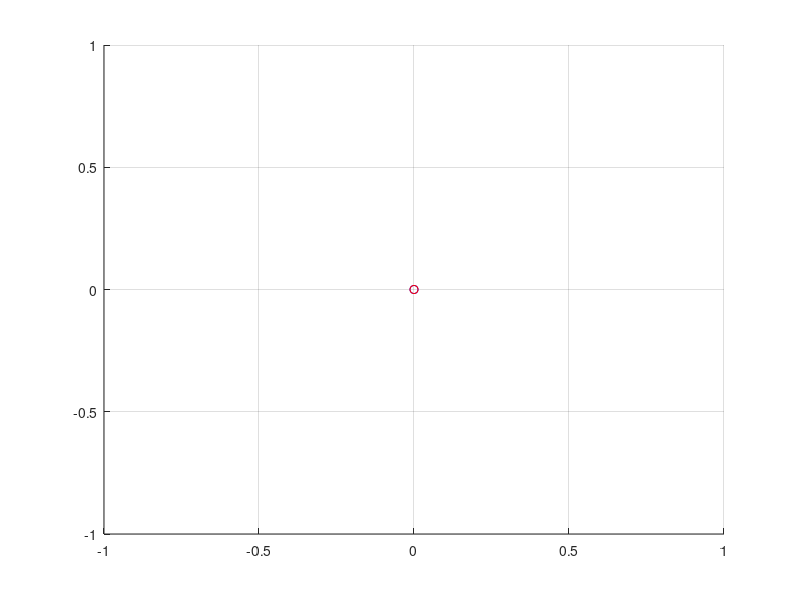

Here is the MATLAB script that generated this plot:
clc
clear




%Datos de entrada
theta = deg2rad(input('Introduce el angulo de lanzamiento: ')); %grados deg a radianes 61
vo = input('Introduce la velocidad inicial del disparo: '); %180
b = input('Introduce la resistencia al aire: '); %coeficiente de viscosidad
pps = input('Introduce pps (puntos por segundo): '); %Puntos por segundo. Mientras mas pps, mas precision de datos,
%                         pero menos preciso el tiempo.

%Valores que quedaran constantes en ambos casos
g = 9.8;
vox = vo.*cos(theta); %Velocidad inicial en x
voy = vo.*sin(theta);

spd = 1; %Para apresurar el codigo

grid on

%Sin resisistencia al aire
t=0;
dt=1./pps;
while 1
    
    vy = (voy) - (g.*t);
    vx = vox;
    
    x = vox.*t;
    y = voy.*t - (0.5.*g.*(t.^2));

    if y<0
        break
    end
    
    hold on;
    plot(x,y,'o','Color',[0 0 1]);
    fprintf('theta: %f vo: %f x: %f y: %f vx: %f vy: %f t: %f \n',theta,vo,x,y,vx,vy,t)

    t = t + dt;
    pause(dt./spd);

end

input('Presiona enter para continuar...')

%Reiniciando valores
x = 0;
y = 0;
vy = 0;
vx = 0;
t=0;

%Con resistencia al aire
while 1
    
    vx = vox.*exp(-b.*t);
    vy = (((g./b)+voy).*exp(-b.*t))-(g./b);

    x = (vox./b).*(1-exp(-b.*t));
    y = (1./b).*((g./b)+voy).*(1-exp(-b.*t))-((g.*t)./b); %Se sacan las 2 ecuaciones de pocision
        
    if y<0 || isnan(y)
        break
    end
    
    hold on;
    plot(x,y,'o','Color',[1 0 0]);
    fprintf('theta: %f vo: %f x: %f y: %f vx: %f vy: %f t: %f \n',theta,vo,x,y,vx,vy,t)
    

    t = t + dt;
    pause(dt./spd);

end